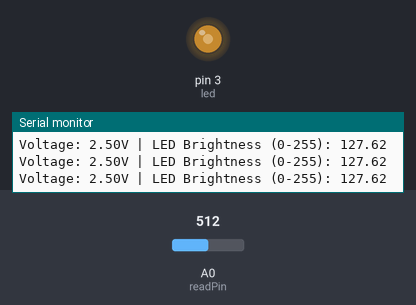
A sketch run on a simulated Arduino Uno, built with avr-gcc and run on an emulated ATmega328P. Shown: output pins drawn as LEDs (lit = HIGH), the last lines printed to the serial monitor. The inputs (shaded band) are chosen by the test bench; at power-on: A0 (readPin) = 512.

Above: at 1.2 s.
1.3 s: A0 (readPin) set to 409
At 2.6 s:
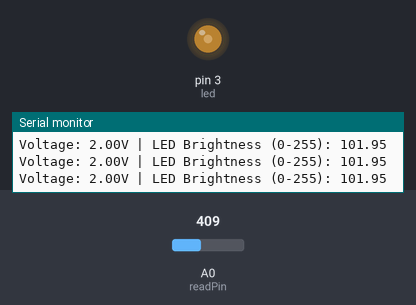
4.3 s: A0 (readPin) set to 389
At 5.1 s:
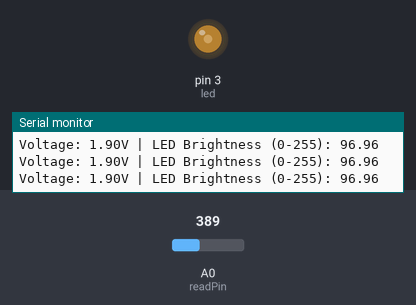
7.3 s: A0 (readPin) set to 716
At 8.4 s:
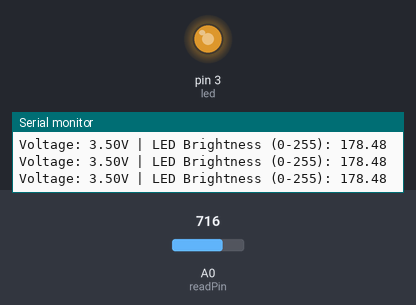
8.8 s: A0 (readPin) set to 0
At 9.3 s:
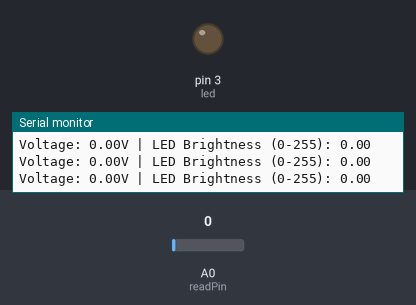
10.3 s: A0 (readPin) set to 38
At 11.5 s:
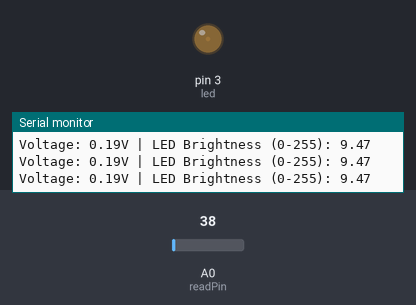
11.8 s: A0 (readPin) set to 44
At 12.2 s:
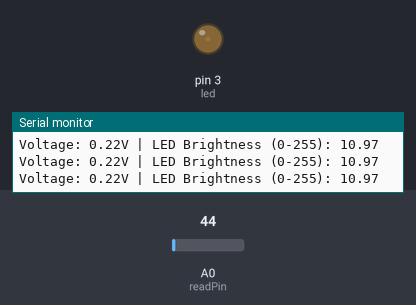
Timing chart, 0 to 14.8 s (numbered marks = the images above; inputs shaded):
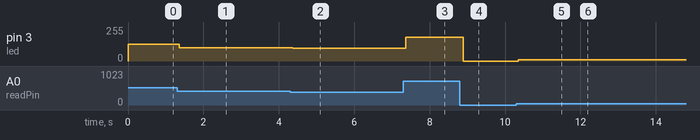

Measured:
- after the input at 1.3 s, pin 3 (led): 127/255 → 101/255 after 0.06 s
- after the input at 4.3 s, pin 3 (led): 101/255 → 96/255 after 0.07 s
- after the input at 7.3 s, pin 3 (led): 96/255 → 178/255 after 0.06 s
- after the input at 8.8 s, pin 3 (led): 178/255 → 0/255 after 0.09 s
- after the input at 10.3 s, pin 3 (led): 0/255 → 9/255 after 0.05 s
- after the input at 11.8 s, pin 3 (led): 9/255 → 10/255 after 0.07 s

The sketch:

BareMinimum.ino
```cpp
int readPin = A0;
float v2=0;
int delayTime = 500;
int led = 3;

void setup() {
  pinMode(readPin, INPUT);
  // Start serial communication at 9600 bits per second
  Serial.begin(9600);
  pinMode(led,OUTPUT);
}

void loop() {
  v2 = analogRead(readPin);
  float light = (v2*255.0)/1023;
  v2 = (v2*5.0)/1023;


  Serial.print("Voltage: ");
  Serial.print(v2);
  Serial.print("V | LED Brightness (0-255): ");
  Serial.println(light);

  analogWrite(led,light);
}
```
